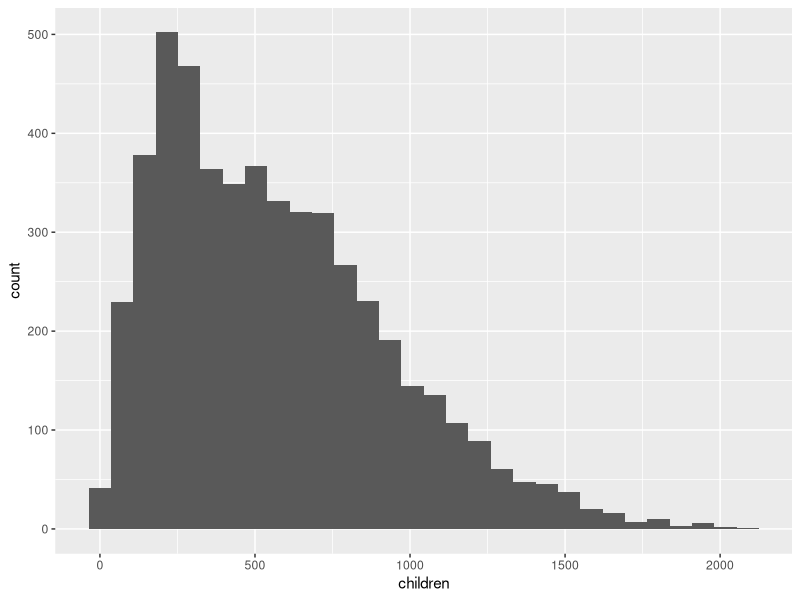
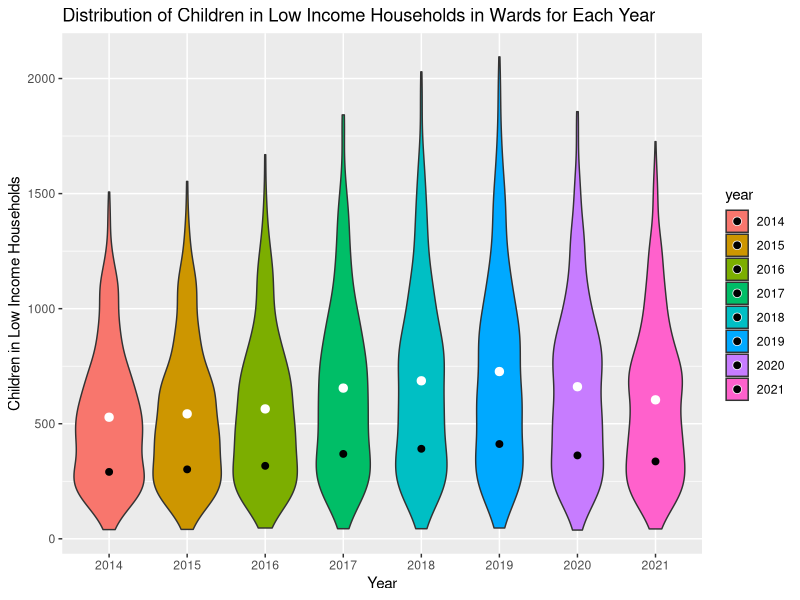
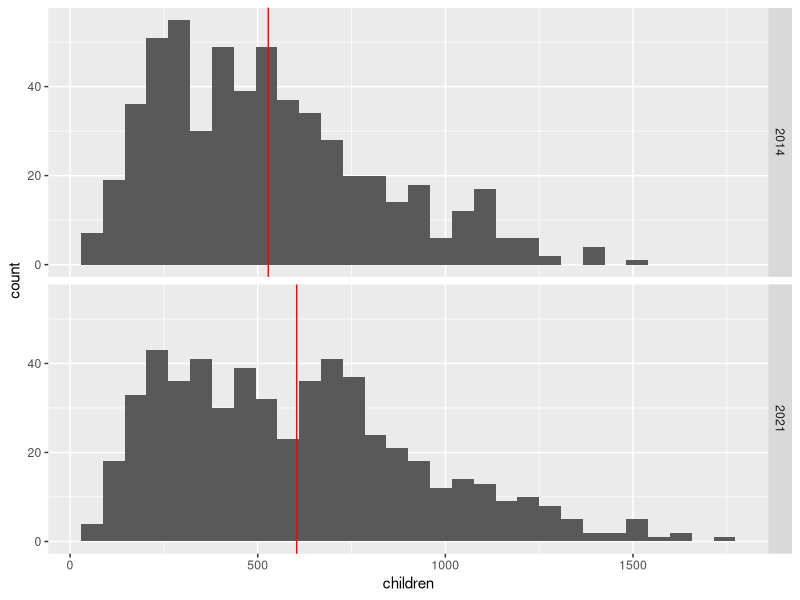
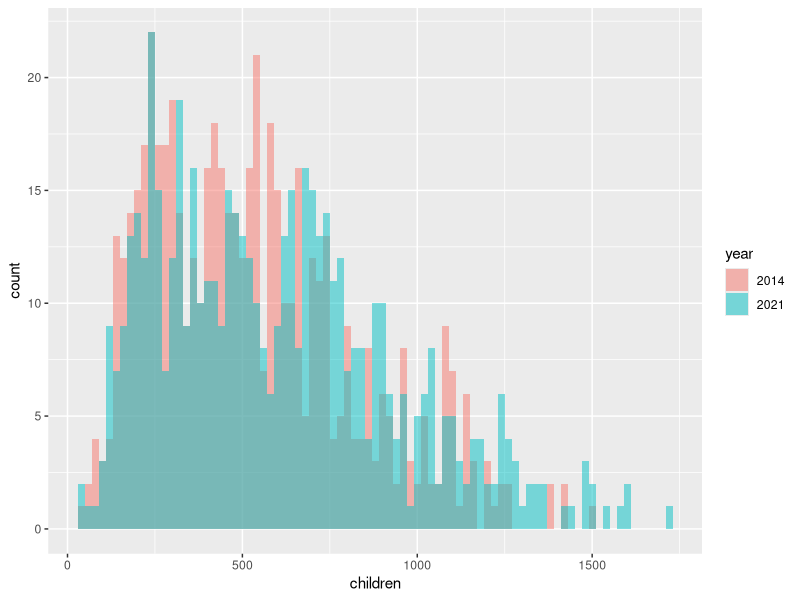

Reproduce these figures in R, in order.
## ---- chunk 1
knitr::opts_chunk$set(echo = TRUE)

library(tidyverse)
options(width=100)
library(lubridate)

## ---- chunk 2
# First read in the data and check if the format for any variable needs to be converted.

children_data <- read_csv("children_low_income_data.csv")
str(children_data)

# We convert variable year from from a numeric to a factor variable.
children_data$year <- as.factor(children_data$year)

## ---- chunk 3

summary(children_data)
# We remove the row for which the data for children is missing.
children_data_clean <- na.omit(children_data)

## ---- chunk 4

ggplot(children_data_clean)+
  geom_histogram(aes(children)) 

# There is a strong positive skew relation in the number of children in low income households. We will continue to apply the two sample t-tests as they are specifically requested. but t test is not appropriate for the data that is strongly non-normally distributed.

## ---- chunk 5

boroughs_data <- children_data_clean %>%
  group_by (Borough) %>%
  summarise(frequency = n() ,mean = mean(children, na.rm = TRUE),  
            standard_Deviation = sd(children, na.rm=TRUE), 
            minimum_children = min(children, `Wards (2018)`,na.rm = TRUE),
            maximum_children = max(children,na.rm = TRUE),
            ward_with_min_children = `Wards (2018)`[which.min(children)],
            ward_with_max_children = `Wards (2018)`[which.max(children)])

## ---- chunk 6

# We exclude the unusual boroughs from data as requested and make a new data set naming children_excl_borough.

unusual_borough <- c("City of London","Kensington and Chelsea","Kingston upon Thames","Richmond upon Thames","Westminster")
children_excl_borough <- children_data_clean %>%
  filter(!(Borough %in% unusual_borough))

## ---- chunk 7

ggplot(children_excl_borough, aes(x = year, y = children, fill = year)) +
  geom_violin()+
  stat_summary(fun = mean, geom ="point", color = "white", size=2.5 ) +
  stat_summary(fun = sd, geom ="point", size=2, color="black")+
  labs(title = "Distribution of Children in Low Income Households in Wards for Each Year", x="Year", y="Children in Low Income Households")

# Black point in the plot shows the standard deviation for each year and the white points shows the mean for each year. 

## ---- chunk 8
# This table show the numeric value of the mean and standard deviation of number children living in low income households for every year.

yearly_data <- children_excl_borough %>% 
  group_by(year) %>% 
  summarise( mean = mean(children), 
            standard_deviation = sd(children))

## ---- chunk 9

children_2014_2021 <- filter(children_excl_borough, 
                             year %in% c("2014", "2021"))
year_14_21 <- filter(yearly_data, year %in% c("2014","2021"))
ggplot(children_2014_2021)+
  geom_histogram(aes(children))+
  facet_grid(year~.)+
  geom_vline(data = year_14_21, mapping = aes(xintercept = mean), col = "red")
  

# There is a positive skewed relation in the number of children for both the years. We will continue to apply the two sample t-tests as they are specifically requested. but t test is not appropriate for the data that is non-normally distributed.

## ---- chunk 10

# p value is < 0.05, ie it is statistically significant and we accept the null hypothesis that there is no significant difference in means between year 2014 and 2021. However, we note that this is a non-normal distribution.

t.test(children ~ year, data = filter(children_2014_2021))
ggplot(children_2014_2021, aes(x=children, fill=year)) + 
  geom_histogram(binwidth=20, position="identity", alpha=0.5)

# test results are: t = -4.0215, df = 1095.2, p-value = 6.18e-05
## ---- chunk 11
library(emmeans) # for emmeans() and pairs()
## ---- chunk 12
# Estimation Question: How much is the difference from year 2014 to 2021?
# effect size between wards over the years can be seen using mean of children in the wards in the year.

children <- lm(children~year, data=children_2014_2021)
(  children.emm <- emmeans(children, ~year)  )
(  children.contrast <- confint(pairs(children.emm)))  
